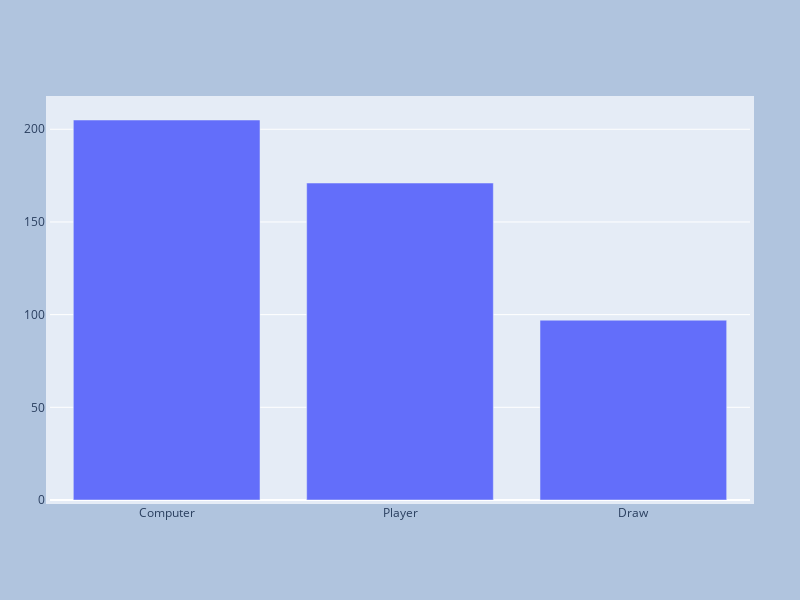

Source (notebook cell):
### Code cell
# create a chart that shows player wins, computer wins, and ties
# Calculate counts
player_wins = rpsls_game_df['Round Winner'].value_counts()

# Create plotly bar chart
fig = go.Figure()

# Add player wins
fig.add_trace(go.Bar(
    x=player_wins.index,
    y=player_wins.values,
    name='Wins'
))

fig.update_layout(
    autosize=False,
    width=800,
    height=600,
    margin=dict(l=50, r=50, b=100, t=100, pad=4),
    paper_bgcolor="LightSteelBlue",
)

fig.show()

### Figure 1 — Plotly figure (JSON) as saved in the notebook; plotly's stock layout.template omitted (floating-point values rounded to 4 significant figures)
{"data": [{"name": "Wins", "type": "bar", "x": ["Computer", "Player", "Draw"], "y": [205, 171, 97]}], "layout": {"autosize": false, "height": 600, "margin": {"b": 100, "l": 50, "pad": 4, "r": 50, "t": 100}, "paper_bgcolor": "LightSteelBlue", "width": 800}}
